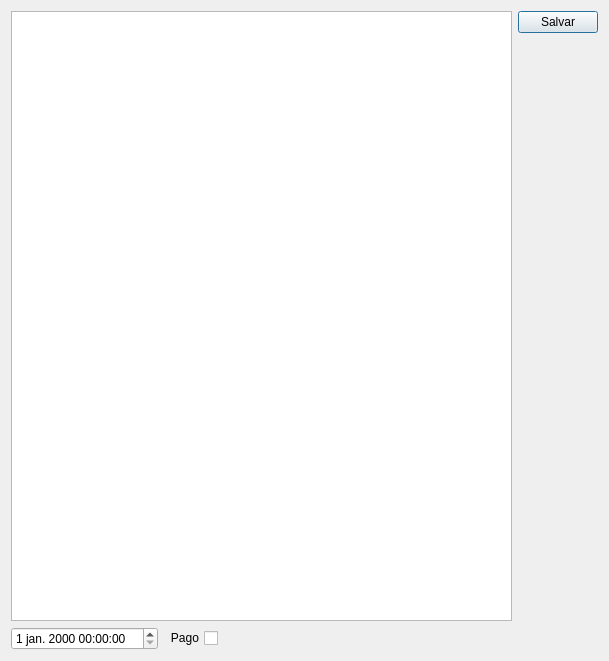
<?xml version="1.0" encoding="UTF-8"?>
<ui version="4.0">
 <class>ContasAReceber</class>
 <widget class="QDialog" name="ContasAReceber">
  <property name="geometry">
   <rect>
    <x>0</x>
    <y>0</y>
    <width>609</width>
    <height>661</height>
   </rect>
  </property>
  <property name="windowTitle">
   <string>Contas A Receber</string>
  </property>
  <property name="locale">
   <locale language="Portuguese" country="Brazil"/>
  </property>
  <layout class="QGridLayout" name="gridLayout_3">
   <item row="0" column="0">
    <widget class="QTableView" name="tableView"/>
   </item>
   <item row="0" column="1">
    <layout class="QGridLayout" name="gridLayout_2">
     <item row="0" column="0">
      <widget class="QPushButton" name="pushButtonSalvar">
       <property name="text">
        <string>Salvar</string>
       </property>
      </widget>
     </item>
     <item row="1" column="0">
      <spacer name="verticalSpacer">
       <property name="orientation">
        <enum>Qt::Vertical</enum>
       </property>
       <property name="sizeHint" stdset="0">
        <size>
         <width>20</width>
         <height>40</height>
        </size>
       </property>
      </spacer>
     </item>
    </layout>
   </item>
   <item row="1" column="0">
    <layout class="QGridLayout" name="gridLayout">
     <item row="0" column="0">
      <widget class="QDateTimeEdit" name="dateTimeEdit"/>
     </item>
     <item row="0" column="1">
      <widget class="QCheckBox" name="checkBox">
       <property name="layoutDirection">
        <enum>Qt::RightToLeft</enum>
       </property>
       <property name="text">
        <string>Pago</string>
       </property>
      </widget>
     </item>
     <item row="0" column="2">
      <spacer name="horizontalSpacer">
       <property name="orientation">
        <enum>Qt::Horizontal</enum>
       </property>
       <property name="sizeHint" stdset="0">
        <size>
         <width>40</width>
         <height>20</height>
        </size>
       </property>
      </spacer>
     </item>
    </layout>
   </item>
  </layout>
 </widget>
 <tabstops>
  <tabstop>tableView</tabstop>
  <tabstop>dateTimeEdit</tabstop>
  <tabstop>checkBox</tabstop>
  <tabstop>pushButtonSalvar</tabstop>
 </tabstops>
 <resources/>
 <connections/>
</ui>
